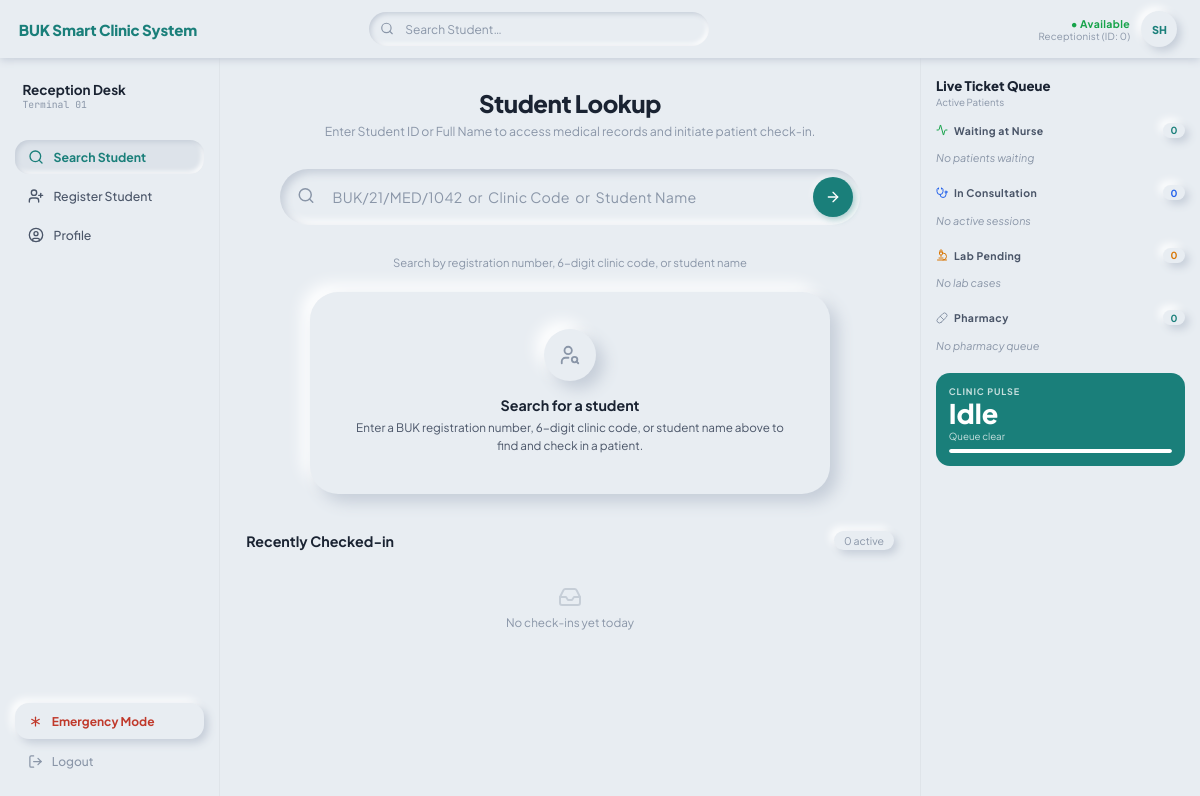
The app's page /reception/search/ (signed in) with its own data.
### apps/users/models.py (models this page shows, shortened)
class User(AbstractUser):
    class Role(models.TextChoices):
        ADMIN = "ADMIN", "Administrator"
        RECEPTIONIST = "RECEPTIONIST", "Receptionist"
        NURSE = "NURSE", "Nurse"
        DOCTOR = "DOCTOR", "Doctor"
        LAB_TECH = "LAB_TECH", "Lab Technician"
        PHARMACIST = "PHARMACIST", "Pharmacist"
    username = None
    email = models.EmailField(unique=True)
    role = models.CharField(
        max_length=20, choices=Role.choices, default=Role.RECEPTIONIST
    )
    staff_id = models.CharField(max_length=20, unique=True)
    phone_number = models.CharField(max_length=20, blank=True)
    profile_photo = models.ImageField(upload_to="staff/photos/", null=True, blank=True)
    objects = UserManager()
    USERNAME_FIELD = "email"
    REQUIRED_FIELDS = ["staff_id", "first_name", "last_name"]
    class Meta:
        verbose_name = "User"
        verbose_name_plural = "Users"

### apps/clinic/views.py (the view)
# urls.py: path("reception/search/", views.search_view, name="search"),
@login_required(login_url="clinic:login")
def search_view(request):
    if not _require_receptionist(request):
        raise PermissionDenied
    ctx = _ctx(request)
    ctx["active_nav"] = "search"
    return render(request, "clinic/search.html", ctx)

### apps/clinic/views.py (called while the page is built)
def _require_receptionist(request):
    if not request.user.is_authenticated:
        return False
    role = getattr(request.user, "role", "")
    return role in ("RECEPTIONIST", "ADMIN")

def _queue_stats():
    today = timezone.now().date()
    return {
        "waiting_nurse": Encounter.objects.filter(
            status=Encounter.Status.RECEPTION
        ).count(),
        "with_doctor": Encounter.objects.filter(
            status=Encounter.Status.CONSULTATION
        ).count(),
        "in_lab": Encounter.objects.filter(status=Encounter.Status.LABORATORY).count(),
        "at_pharmacy": Encounter.objects.filter(
            status=Encounter.Status.PHARMACY
        ).count(),
        "closed_today": Encounter.objects.filter(
            status=Encounter.Status.CLOSED, closed_at__date=today
        ).count(),
        "emergency": Encounter.objects.filter(
            status=Encounter.Status.EMERGENCY
        ).count(),
    }

def _recent_encounters():
    today = timezone.now().date()
    return (
        Encounter.objects.select_related("patient")
        .filter(created_at__date=today)
        .exclude(status=Encounter.Status.CLOSED)
        .order_by("-priority", "created_at")[:15]
    )

def _ctx(request):
    return {
        "queue_stats": _queue_stats(),
        "recent_encounters": _recent_encounters(),
        "today": timezone.now().date(),
    }

### apps/clinic/templates/clinic/search.html (shortened to what this page needs)
{% extends "clinic/base.html" %}
{% block content %}
<div class="lookup-hero">
  <h1 class="lookup-title">Student Lookup</h1>
  <p class="lookup-sub">Enter Student ID or Full Name to access medical records and initiate patient check-in.</p>
</div>
<div class="search-bar-wrap">
  <span class="search-ico-left"></span>
  <input
    id="search-inp"
    class="search-bar"
    type="search" name="q"
    autocomplete="off" spellcheck="false"
    placeholder="BUK/21/MED/1042  or  Clinic Code  or  Student Name"
    hx-get="{% url 'clinic:patient_search' %}"
    hx-trigger="input changed delay:400ms, keyup[key=='Enter']"
    hx-target="#search-result"
    hx-indicator="#s-spin"
  >
  <button type="button" class="search-submit" onclick="doSearch()">
    <i data-lucide="arrow-right" style="width:16px;height:16px;"></i>
  </button>
</div>
<div class="search-sub-text">
  Search by registration number, 6-digit clinic code, or student name
</div>
<div id="search-result">
  <div class="state-card">
    <div style="width:52px;height:52px;border-radius:50%;background:var(--bg);box-shadow:var(--neo-md);display:flex;align-items:center;justify-content:center;margin:0 auto 1rem;color:var(--text-3);">
      <i data-lucide="user-search" style="width:22px;height:22px;"></i>
    </div>
    <h3>Search for a student</h3>
    <p>Enter a BUK registration number, 6-digit clinic code, or student name above to find and check in a patient.</p>
  </div>
</div>
<div class="recent-section">
  <div class="recent-header">
    <span class="recent-title">Recently Checked-in</span>
    <span class="recent-count" id="recent-count">{{ recent_encounters|length }} active</span>
  </div>
  <div id="recent-list"
    hx-get="{% url 'clinic:recent_checkins' %}"
    hx-trigger="load, refreshRecent from:body every 20s"
    hx-swap="innerHTML">
    {% include "clinic/partials/recent_checkins.html" %}
  </div>
</div>
{% endblock %}

### apps/clinic/templates/clinic/base.html (shortened to what this page needs)
<!DOCTYPE html>
<html lang="en">
<head>
</head>
<body>
{% block page_wrap %}
<div class="page-shell">
  <header class="topbar">
    <span class="tb-brand">BUK Smart Clinic System</span>
    <div class="tb-search">
      <span class="tb-search-ico"></span>
      <input class="tb-search-inp" type="search" placeholder="Search Student…"
        id="tb-search-inp"
        name="q"
        hx-get="{% url 'clinic:patient_search' %}"
        hx-trigger="input changed delay:400ms"
        hx-target="#search-result"
        hx-push-url="{% url 'clinic:search' %}">
    </div>
    <div class="tb-right">
      <div class="tb-status">
        <span class="tb-available">● Available</span>
        <span class="tb-role">{{ request.user.get_role_display|default:"Receptionist" }} (ID: {{ request.user.staff_id|default:request.user.id }})</span>
      </div>
      <a href="{% url 'clinic:profile' %}" class="tb-avatar" title="Profile">
        {% if request.user.profile_photo %}
          <img src="{{ request.user.profile_photo.url }}" alt="avatar">
        {% else %}
          <span class="tb-avatar-initials">{{ request.user.first_name|first|upper }}{{ request.user.last_name|first|upper }}</span>
        {% endif %}
      </a>
    </div>
  </header>
  <nav class="sidebar">
    <div class="sidebar-section">
      <div class="sidebar-desk">Reception Desk</div>
      <div class="sidebar-term">Terminal 01</div>
    </div>
    <div style="height:1rem;"></div>
    <a href="{% url 'clinic:search' %}" class="nav-link {% if active_nav == 'search' %}active{% endif %}">
      <i data-lucide="search" style="width:16px;height:16px;"></i>
      Search Student
    </a>
    <a href="{% url 'clinic:register' %}" class="nav-link {% if active_nav == 'register' %}active{% endif %}">
      <i data-lucide="user-plus" style="width:16px;height:16px;"></i>
      Register Student
    </a>
    <a href="{% url 'clinic:profile' %}" class="nav-link {% if active_nav == 'profile' %}active{% endif %}">
      <i data-lucide="user-circle" style="width:16px;height:16px;"></i>
      Profile
    </a>
    <div class="sidebar-spacer"></div>
    <button class="emergency-btn" onclick="openEmergencyModal()" type="button">
      <i data-lucide="asterisk" style="width:15px;height:15px;"></i>
      Emergency Mode
    </button>
    <a href="{% url 'clinic:logout' %}" class="logout-btn">
      <i data-lucide="log-out" style="width:15px;height:15px;"></i>
      Logout
    </a>
  </nav>
  <main class="main-content">
    {% block content %}{% endblock %}
  </main>
  <aside class="queue-pane">
    <div>
      <div class="qp-title">Live Ticket Queue</div>
      <div class="qp-sub">Active Patients</div>
    </div>
    <div id="queue-pane-body"
      hx-get="{% url 'clinic:queue_stats' %}"
      hx-trigger="load, refreshQueue from:body every 15s"
      hx-swap="innerHTML">
      {% include "clinic/partials/queue_stats.html" %}
    </div>
  </aside>
</div>
{% endblock %}
</body>
</html>

### apps/clinic/templates/clinic/search.html (style rules this page uses)
.lookup-hero { text-align:center;margin-bottom:2rem }
.lookup-title { font-size:1.6rem;font-weight:800;color:var(--text-1);letter-spacing:-0.02em;margin-bottom:0.35rem }
.lookup-sub { font-size:0.82rem;color:var(--text-3) }
.search-bar-wrap { position:relative;max-width:580px;margin:0 auto 2rem; }
.search-bar { width:100%;height:56px; background:var(--bg); box-shadow:var(--neo-inset); border:none;border-radius:var(--r-xl); padding:0 4.5rem 0 3.5rem; font-size:0.95rem;font-family:var(--font-mono); color:var(--text-1);outline:none; letter-spacing:0.02em; transition:box-shadow 0.2s; }
.search-bar::placeholder { color:var(--text-3);font-family:var(--font-ui) }
.search-ico-left { position:absolute;left:1.1rem;top:50%;transform:translateY(-50%); color:var(--text-3);pointer-events:none;transition:color 0.2s; }
.search-submit { position:absolute;right:0.5rem;top:50%;transform:translateY(-50%); width:40px;height:40px;border-radius:50%; background:var(--teal); box-shadow:3px 3px 6px rgba(26,127,122,0.3),-2px -2px 5px rgba(255,255,255,0.4); border:none;cursor:pointer;color:#fff; display:flex;align-items:center;justify-content:center; transition:all 0.18s var(--ease); }
.search-sub-text { text-align:center;font-size:0.75rem;color:var(--text-3);margin-top:0.5rem }
#search-result { margin-top:1.5rem }
.state-card { background:var(--bg);box-shadow:var(--neo-md);border-radius:var(--r-xl); padding:2.5rem;max-width:520px;margin:0 auto;text-align:center; }
.state-card h3 { font-size:0.95rem;font-weight:700;color:var(--text-1);margin-bottom:0.3rem }
.state-card p { font-size:0.78rem;color:var(--text-2);line-height:1.6 }
.recent-section { margin-top:2.5rem;max-width:660px;margin-left:auto;margin-right:auto }
.recent-header { display:flex;align-items:center;justify-content:space-between;margin-bottom:0.85rem }
.recent-title { font-size:0.95rem;font-weight:700;color:var(--text-1) }
.recent-count { font-size:0.7rem;color:var(--text-3); background:var(--bg);box-shadow:var(--neo-sm); border-radius:var(--r-pill);padding:0.2rem 0.65rem; }

### records on screen
User: user.role "Receptionist", user.staff_id "0", user.first_name|first "S", user.last_name|first "H"

### other values on screen
{{ recent_encounters|length }} "0"
{{ queue_stats.waiting_nurse }} "0"
{{ queue_stats.with_doctor }} "0"
{{ queue_stats.in_lab }} "0"
{{ queue_stats.at_pharmacy }} "0"
